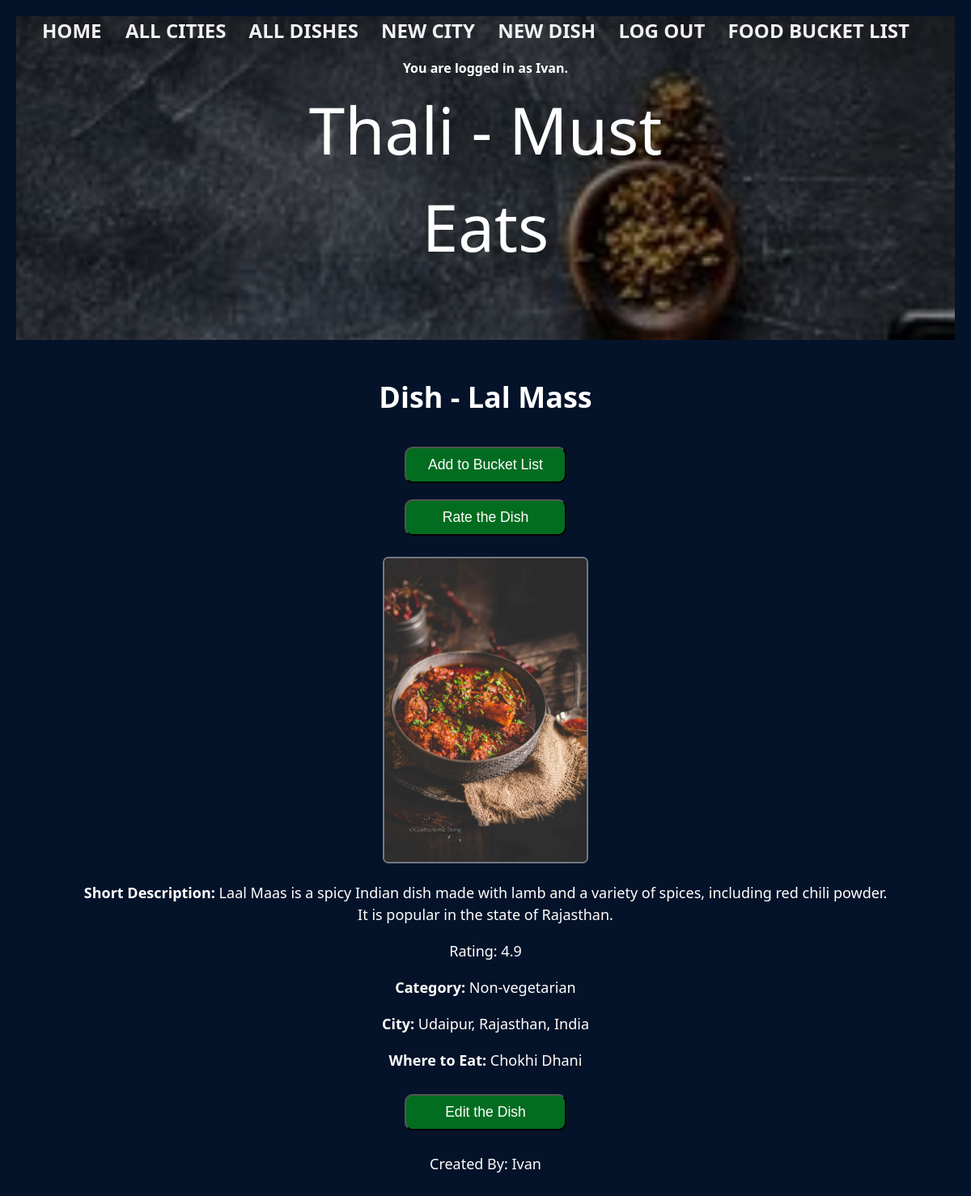
The page /dish/1 (signed in) on the database as committed earlier.
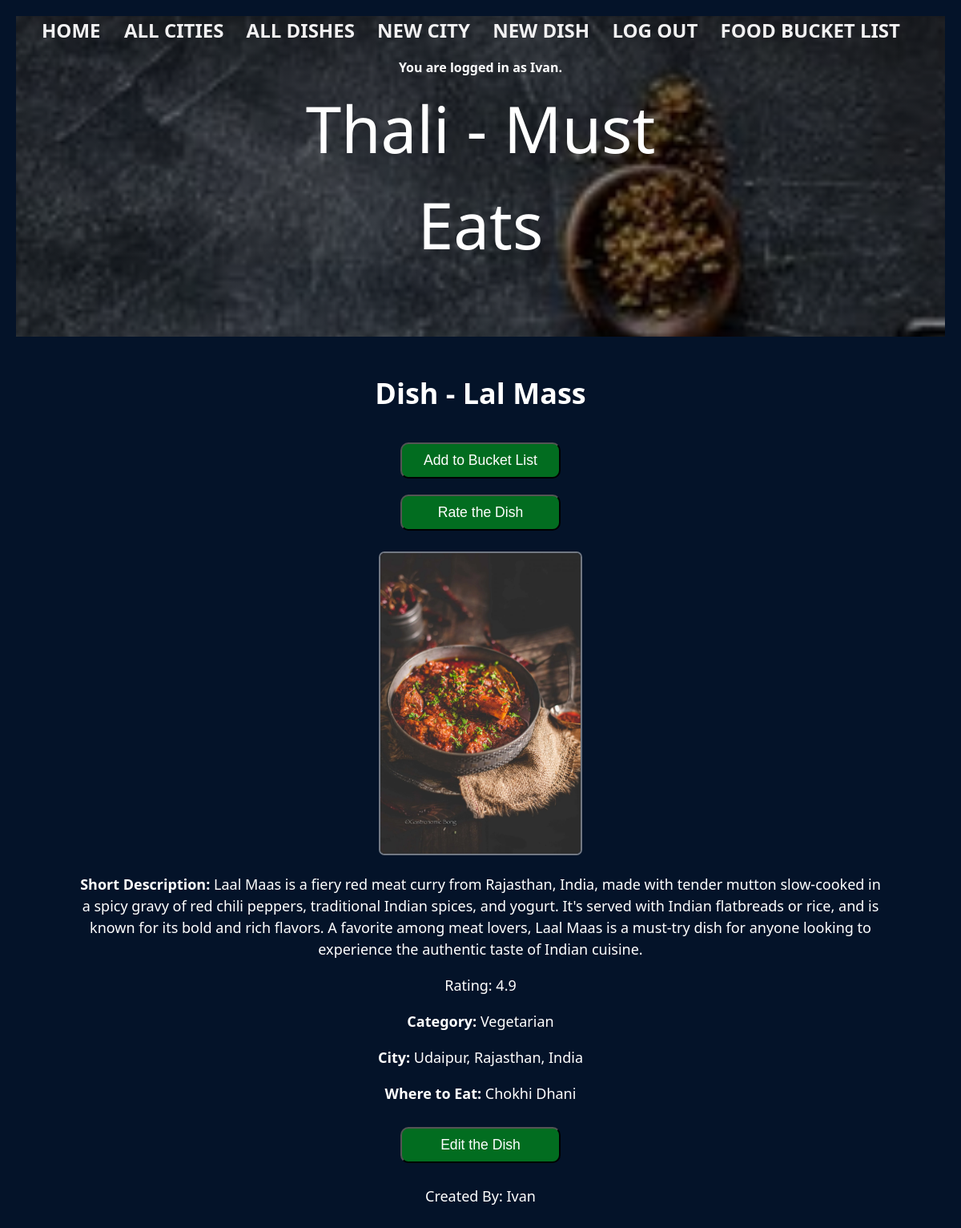
The same page on the database as committed later.
### thali_app/models.py (models this page shows, shortened)
class Dish(db.Model):
    id = db.Column(db.Integer, primary_key=True)
    name = db.Column(db.String(80), nullable=False)
    short_desc = db.Column(db.String(500), nullable=False)
    photo_url = db.Column(URLType)
    where_to_eat = db.Column(db.String(80), nullable=False)
    category = db.Column(db.Enum(FoodCategory), default=FoodCategory.OTHER)
    rating = db.Column(db.Float, default=0)
    ratings = db.relationship('Rating', backref='dish')
    city_id = db.Column(
        db.Integer, db.ForeignKey('city.id'), nullable=False)
    city = db.relationship('City', back_populates='dishes')
    state = db.relationship('City', back_populates='dishes')
    country = db.relationship('City', back_populates='dishes')
    created_by_id = db.Column(db.Integer, db.ForeignKey('user.id'))
    created_by = db.relationship('User')
    favorites_list_dishes = db.relationship(
        'User', secondary='user_favorites_list', back_populates='favorites_list_user')

### thali_app/main/routes.py (the view)
@main.route('/dish/<dish_id>', methods=['GET', 'POST'])
@login_required
def dish_detail(dish_id):
    dish = Dish.query.get(dish_id)
    return render_template('dish_detail.html', dish=dish)

### thali_app/extensions.py (called while the page is built)
@login_manager.user_loader
def load_user(user_id):
    return User.query.get(user_id)

### thali_app/models.py (called while the page is built)
    def __str__(self):
        return f"{self.name}, {self.state}, {self.country}"

    def __str__(self):
        return f"{self.username}"

### thali_app/utils.py (called while the page is built)
    def __str__(self):
        return str(self.value)

### thali_app/templates/dish_detail.html
{% extends 'base.html' %}
{% block content %}
<h1>Dish - {{ dish.name }}</h1>
<form action="/add_to_favorites_list/{{ dish.id }}" method="post">
    <input type="submit" value="Add to Bucket List">
</form>
<form action="/dish/{{ dish.id }}/rate" method="post">
    <input type="submit" value="Rate the Dish">
</form>
<p><img src="{{ dish.photo_url }}" width="250px" height="250px"></p>
<p><strong>Short Description: </strong> {{ dish.short_desc }}</p>
<p>Rating: {{ dish.rating }}</p>
<p><strong>Category: </strong> {{ dish.category }}</p>
<p><strong>City: </strong> {{ dish.city }} </p>
<p><strong>Where to Eat: </strong> {{ dish.where_to_eat }} </p>
<form action="/dish/{{ dish.id }}/edit" method="post">
    <input type="submit" value="Edit the Dish">
</form>
<p>Created By: {{ dish.created_by }}</p>
{% endblock %}

Rows that differ between the two databases and show on the page:
changed Dish "Lal Mass": short_desc "Laal Maas is a spicy Indian dish made with lamb and a variety of spices, including red chili powder. It is popular in the state of Rajasthan." → "Laal Maas is a fiery red meat curry from Rajasthan, India, made with tender mutton slow-cooked in a spicy gravy of red chili peppers, traditional Indian spices, and yogurt. It's served with Indian flatbreads or rice, and is known for its bold and rich flavors. A favorite among meat lovers, Laal Maas is a must-try dish for anyone looking to experience the authentic taste of Indian cuisine."; category "Non-vegetarian" → "Vegetarian"
